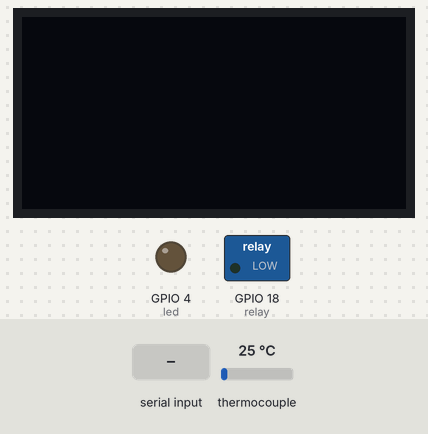
Recording of a program running on a simulated ESP32 board running MicroPython. On the bench: 128×64 one-colour display, switched loads named in the program (green lamp = pin HIGH), output pins drawn as LEDs (lit = HIGH). The test bench sets the inputs (shaded band); at power-on: thermocouple 25 °C. The clock reads 2024-03-15 10:24:30 at power-on unless the program sets it; files the program writes start out absent; library files of the repository ran but are not shown: ssd1306.py; pins used as bus, display or sensor lines are not drawn; what the program prints to the serial console is not drawn.

Above: at 1.2 s.
1.3 s: "1" typed at the serial console, then Enter
At 1.7 s:
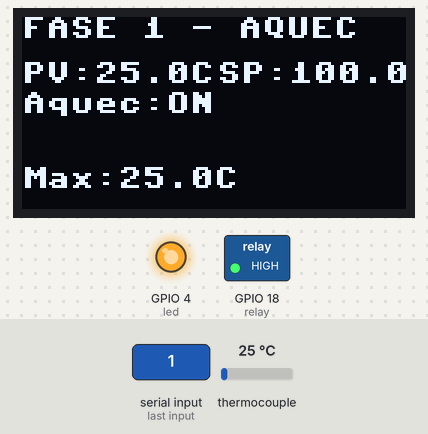
4.3 s: thermocouple set to 150 °C
At 6.9 s:
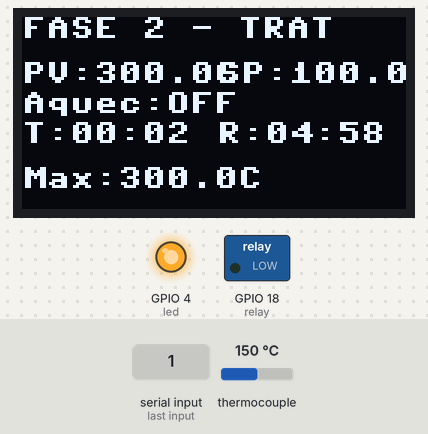
7.3 s: thermocouple set to 51 °C
At 8.1 s:
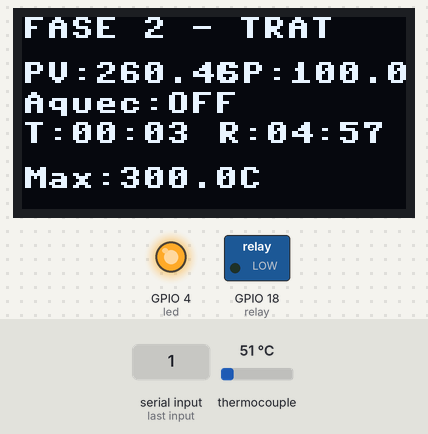
9.7 s: thermocouple set to 46 °C
At 11.3 s:
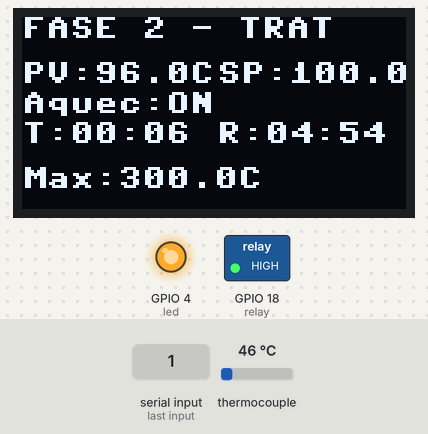
12.7 s: thermocouple set to 49 °C
At 13.4 s:
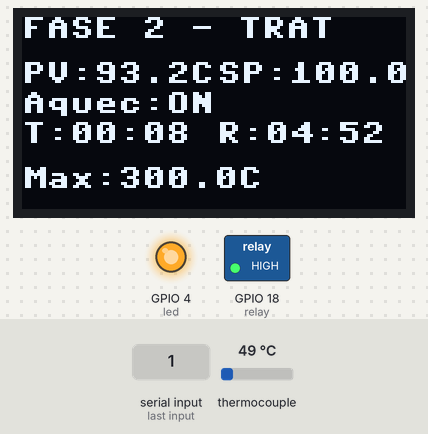
15.0 s: thermocouple set to 54 °C
At 17.7 s:
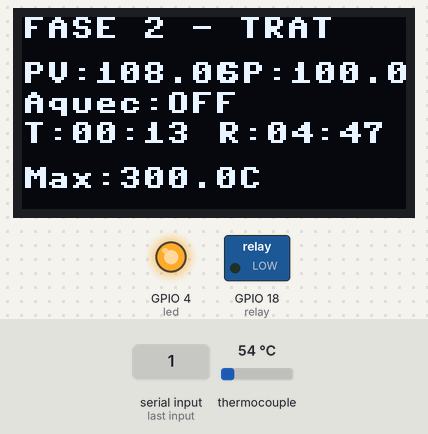
Timing chart, 0 to 18.1 s (numbered marks = the images above; inputs shaded):
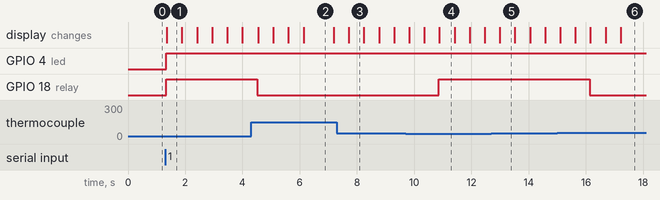

The program:

main.py
```python
# Controlador de Forno Simplificado
# ESP32 + MAX6675 + Display + Relé (SEM potenciômetros)

import time
from machine import Pin, I2C
import sys

# Importar configurações simplificadas
from config import *

# Tentar importar bibliotecas
try:
    from libs.ssd1306 import SSD1306_I2C
    DISPLAY_AVAILABLE = True
except ImportError:
    DISPLAY_AVAILABLE = False
    print("Aviso: Display não disponível")

class SimpleFurnaceController:
    def __init__(self, target_temp=DEFAULT_TARGET_TEMP, duration=DEFAULT_DURATION):
        # Parâmetros configuráveis
        self.target_temp = target_temp
        self.duration = duration

        # Inicializar hardware
        self.setup_hardware()

        # Estado do sistema
        self.current_temp = TEMP_AMBIENTE
        self.heating_active = False
        self.cycle_active = False
        self.temp_history = []
        self.max_temp_reached = 0.0

        print("=== CONTROLADOR DE FORNO SIMPLIFICADO ===")
        print(f"Temperatura alvo: {self.target_temp}°C")
        print(f"Duração: {self.duration}s ({self.duration//60}min)")

    def setup_hardware(self):
        """Configurar hardware básico"""
        # MAX6675
        self.cs = Pin(MAX6675_CS_PIN, Pin.OUT)
        self.so = Pin(MAX6675_SO_PIN, Pin.IN)
        self.sck = Pin(MAX6675_SCK_PIN, Pin.OUT)

        # Estado inicial MAX6675
        self.cs.on()
        self.sck.off()

        # Controle do relé (forno)
        self.relay = Pin(RESISTENCIA_PIN, Pin.OUT)
        self.relay.off()  # Iniciar desligado

        # LED indicador
        self.led = Pin(LED_CICLO_PIN, Pin.OUT)
        self.led.off()

        # Display OLED
        if DISPLAY_AVAILABLE:
            try:
                i2c = I2C(0, scl=Pin(OLED_SCL_PIN), sda=Pin(OLED_SDA_PIN))
                self.display = SSD1306_I2C(OLED_WIDTH, OLED_HEIGHT, i2c)
                self.display_ok = True
                print("✓ Display OLED inicializado")
            except Exception as e:
                self.display_ok = False
                print(f"✗ Erro no display: {e}")
        else:
            self.display_ok = False

        print("✓ Hardware configurado")

    def read_temperature(self):
        """Ler temperatura do MAX6675"""
        try:
            # Protocolo SPI manual para MAX6675
            self.cs.off()
            time.sleep_us(1)

            # Ler 16 bits
            raw_data = 0
            for i in range(16):
                self.sck.off()
                time.sleep_us(1)
                bit = self.so.value()
                self.sck.on()
                time.sleep_us(1)
                raw_data = (raw_data << 1) | bit

            self.cs.on()

            # Verificar erro
            if raw_data & 0x4:
                return None

            # Converter para temperatura
            temp = (raw_data >> 3) * 0.25

            # Filtro de média móvel
            self.temp_history.append(temp)
            if len(self.temp_history) > TEMP_FILTER_SIZE:
                self.temp_history.pop(0)

            filtered_temp = sum(self.temp_history) / len(self.temp_history)
            self.current_temp = filtered_temp

            # Atualizar máxima
            if filtered_temp > self.max_temp_reached:
                self.max_temp_reached = filtered_temp

            return filtered_temp

        except Exception as e:
            print(f"Erro na leitura: {e}")
            return None

    def control_heating(self):
        """Controlar aquecimento com histerese"""
        if self.current_temp is None:
            self.relay.off()
            self.heating_active = False
            return False

        # Verificação de segurança
        if self.current_temp > MAX_TEMP_SEGURANCA:
            self.relay.off()
            self.heating_active = False
            print(f"⚠️ ALERTA: Temperatura de segurança excedida! {self.current_temp:.1f}°C")
            return False

        # Controle com histerese
        if self.current_temp < (self.target_temp - HISTERESE):
            if RELAY_ACTIVE_HIGH:
                self.relay.on()
            else:
                self.relay.off()
            self.heating_active = True
        elif self.current_temp > (self.target_temp + HISTERESE):
            if RELAY_ACTIVE_HIGH:
                self.relay.off()
            else:
                self.relay.on()
            self.heating_active = False

        return True

    def update_display(self, phase="", elapsed_time=0, remaining_time=0):
        """Atualizar display OLED"""
        if not self.display_ok:
            return

        try:
            self.display.fill(0)

            # Título
            if phase:
                self.display.text(phase, 0, 0)

            # Temperaturas
            self.display.text(f"PV:{self.current_temp:.1f}C", 0, 15)
            self.display.text(f"SP:{self.target_temp:.1f}C", 65, 15)

            # Status aquecimento
            status = "ON " if self.heating_active else "OFF"
            self.display.text(f"Aquec:{status}", 0, 25)

            # Tempos
            if elapsed_time > 0:
                min_e = int(elapsed_time // 60)
                sec_e = int(elapsed_time % 60)
                self.display.text(f"T:{min_e:02d}:{sec_e:02d}", 0, 35)

            if remaining_time > 0:
                min_r = int(remaining_time // 60)
                sec_r = int(remaining_time % 60)
                self.display.text(f"R:{min_r:02d}:{sec_r:02d}", 65, 35)

            # Temperatura máxima
            self.display.text(f"Max:{self.max_temp_reached:.1f}C", 0, 50)

            self.display.show()

        except Exception as e:
            print(f"Erro no display: {e}")

    def log_data(self, phase, elapsed_time):
        """Registrar dados em arquivo"""
        try:
            timestamp = time.localtime()
            with open(LOG_FILENAME, "a") as f:
                f.write(f"{timestamp[0]:04d}-{timestamp[1]:02d}-{timestamp[2]:02d} ")
                f.write(f"{timestamp[3]:02d}:{timestamp[4]:02d}:{timestamp[5]:02d},")
                f.write(f"{phase},{self.current_temp:.2f},{self.target_temp:.1f},")
                f.write(f"{self.heating_active},{elapsed_time:.0f}\n")
        except Exception as e:
            print(f"Erro no log: {e}")

    def run_cycle(self):
        """Executar ciclo completo de tratamento"""
        print("\n=== INICIANDO CICLO DE TRATAMENTO ===")
        print(f"Temperatura alvo: {self.target_temp}°C")
        print(f"Duração: {self.duration}s")
        print("Pressione Ctrl+C para parar\n")

        # Inicializar ciclo
        self.cycle_active = True
        self.led.on()
        self.max_temp_reached = 0.0

        try:
            # FASE 1: Aquecimento
            print("--- FASE 1: AQUECIMENTO ---")
            phase1_start = time.time()
            last_log = 0

            while True:
                current_time = time.time()
                elapsed = current_time - phase1_start

                # Ler temperatura
                temp = self.read_temperature()
                if temp is None:
                    print("Erro na leitura do sensor!")
                    break

                # Controlar aquecimento
                control_ok = self.control_heating()
                if not control_ok:
                    break

                # Mostrar status
                if PRINT_TEMPERATURE:
                    status = "AQUECENDO" if self.heating_active else "MANTENDO"
                    print(f"T:{temp:.1f}°C | Alvo:{self.target_temp:.1f}°C | {status} | {elapsed:.0f}s")

                # Atualizar display
                self.update_display("FASE 1 - AQUEC", elapsed)

                # Log periódico
                if elapsed - last_log >= LOG_INTERVAL:
                    self.log_data("FASE1", elapsed)
                    last_log = elapsed

                # Verificar se atingiu temperatura
                if abs(temp - self.target_temp) <= TEMP_TOLERANCE:
                    print(f"✓ Temperatura atingida: {temp:.1f}°C")
                    break

                # Verificar timeout
                if elapsed > FASE1_TIMEOUT:
                    print("⚠️ Timeout na Fase 1 - não conseguiu atingir temperatura")
                    break

                time.sleep(TEMP_READ_INTERVAL)

            # FASE 2: Tratamento
            print("\n--- FASE 2: TRATAMENTO ---")
            phase2_start = time.time()
            last_log = 0

            while True:
                current_time = time.time()
                elapsed = current_time - phase2_start
                remaining = self.duration - elapsed

                if elapsed >= self.duration:
                    print("✓ Tratamento concluído!")
                    break

                # Ler temperatura
                temp = self.read_temperature()
                if temp is None:
                    print("Erro na leitura do sensor!")
                    break

                # Controlar aquecimento
                control_ok = self.control_heating()
                if not control_ok:
                    break

                # Mostrar status
                if PRINT_TEMPERATURE:
                    status = "AQUECENDO" if self.heating_active else "MANTENDO"
                    print(f"T:{temp:.1f}°C | Alvo:{self.target_temp:.1f}°C | {status} | Restam:{remaining:.0f}s")

                # Atualizar display
                self.update_display("FASE 2 - TRAT", elapsed, remaining)

                # Log periódico
                if elapsed - last_log >= LOG_INTERVAL:
                    self.log_data("FASE2", elapsed)
                    last_log = elapsed

                time.sleep(TEMP_READ_INTERVAL)

        except KeyboardInterrupt:
            print("\n🛑 Ciclo interrompido pelo usuário")
        except Exception as e:
            print(f"\n❌ Erro durante o ciclo: {e}")
        finally:
            # Finalizar ciclo
            self.stop_cycle()

    def stop_cycle(self):
        """Parar ciclo e desligar tudo"""
        print("\n=== FINALIZANDO CICLO ===")

        # Desligar tudo
        self.relay.off()
        self.led.off()
        self.heating_active = False
        self.cycle_active = False

        # Relatório final
        print(f"Temperatura máxima atingida: {self.max_temp_reached:.1f}°C")
        print(f"Temperatura final: {self.current_temp:.1f}°C")

        # Atualizar display
        if self.display_ok:
            try:
                self.display.fill(0)
                self.display.text("CICLO FINALIZADO", 5, 0)
                self.display.text(f"Max:{self.max_temp_reached:.1f}C", 0, 20)
                self.display.text(f"Final:{self.current_temp:.1f}C", 0, 35)
                self.display.show()
            except:
                pass

        print("✓ Ciclo finalizado com segurança")

# Funções auxiliares para configuração
def set_temperature(temp):
    """Definir nova temperatura alvo"""
    if TEMP_MIN <= temp <= TEMP_MAX:
        return temp
    else:
        print(f"❌ Temperatura deve estar entre {TEMP_MIN}°C e {TEMP_MAX}°C")
        return DEFAULT_TARGET_TEMP

def set_duration(duration):
    """Definir nova duração"""
    if DURACAO_MIN <= duration <= DURACAO_MAX:
        return duration
    else:
        print(f"❌ Duração deve estar entre {DURACAO_MIN}s e {DURACAO_MAX}s")
        return DEFAULT_DURATION

# Menu interativo
def interactive_menu():
    """Menu interativo para configurar e executar"""
    print("\n=== MENU DO CONTROLADOR DE FORNO ===")
    print("1. Executar com valores padrão")
    print("2. Configurar temperatura e duração")
    print("3. Teste rápido (leitura de temperatura)")
    print("4. Sair")

    choice = input("Escolha uma opção (1-4): ").strip()

    if choice == "1":
        # Executar com padrões
        furnace = SimpleFurnaceController()
        furnace.run_cycle()

    elif choice == "2":
        # Configurar manualmente
        try:
            temp = float(input(f"Temperatura desejada ({TEMP_MIN}-{TEMP_MAX}°C): "))
            temp = set_temperature(temp)

            duration = int(input(f"Duração em segundos ({DURACAO_MIN}-{DURACAO_MAX}s): "))
            duration = set_duration(duration)

            furnace = SimpleFurnaceController(temp, duration)
            furnace.run_cycle()

        except ValueError:
            print("❌ Valores inválidos!")

    elif choice == "3":
        # Teste de temperatura
        print("\n=== TESTE DE TEMPERATURA ===")
        furnace = SimpleFurnaceController()

        for i in range(10):
            temp = furnace.read_temperature()
            if temp:
                print(f"Leitura {i+1}: {temp:.2f}°C")
            else:
                print(f"Leitura {i+1}: ERRO")
            time.sleep(1)

        furnace.stop_cycle()

    elif choice == "4":
        print("Saindo...")
        return False
    else:
        print("❌ Opção inválida!")

    return True

# Programa principal
if __name__ == "__main__":
    try:
        while interactive_menu():
            pass
    except KeyboardInterrupt:
        print("\nPrograma interrompido")
    except Exception as e:
        print(f"Erro: {e}")
```

config.py
```python
# Configuração Simplificada - Sem Potenciômetros
# ESP32 + MAX6675 + Display + Relé + LED

# === CONFIGURAÇÕES DE HARDWARE ===

# MAX6675 (Termopar)
MAX6675_CS_PIN = 23    # Chip Select
MAX6675_SO_PIN = 19    # Serial Output (MISO)
MAX6675_SCK_PIN = 5    # Serial Clock

# Display OLED SSD1306
OLED_SDA_PIN = 21      # I2C Data
OLED_SCL_PIN = 22      # I2C Clock
OLED_WIDTH = 128       # Largura do display
OLED_HEIGHT = 64       # Altura do display

# Saídas Digitais
RESISTENCIA_PIN = 18   # Controle do relé (forno)
LED_CICLO_PIN = 4      # LED indicador de ciclo

# === CONFIGURAÇÕES DE CONTROLE ===

# Temperaturas padrão (configuráveis via código)
TEMP_MIN = 20.0        # Temperatura mínima (°C)
TEMP_MAX = 300.0       # Temperatura máxima (°C)
TEMP_AMBIENTE = 25.0   # Temperatura ambiente padrão (°C)

# Durações padrão (configuráveis via código)
DURACAO_MIN = 30       # Duração mínima (segundos)
DURACAO_MAX = 3600     # Duração máxima (segundos)

# Controle de Histerese
HISTERESE = 2.0        # Margem de controle (°C)
TEMP_FILTER_SIZE = 5   # Tamanho do filtro de média móvel

# Fases de Tratamento
FASE1_TIMEOUT = 600    # Timeout para atingir temperatura (segundos)
TEMP_TOLERANCE = 1.0   # Tolerância para considerar temperatura atingida (°C)

# === CONFIGURAÇÕES FIXAS PARA OPERAÇÃO MANUAL ===

# Valores padrão que serão alterados via código
DEFAULT_TARGET_TEMP = 100.0    # Temperatura padrão
DEFAULT_DURATION = 300         # Duração padrão (5 minutos)

# === CONFIGURAÇÕES DE INTERFACE ===

# Apenas modo teclado (sem botões físicos)
DEFAULT_CONTROL_MODE = "keyboard"

# Intervalos de atualização
DISPLAY_UPDATE_INTERVAL = 1.0      # Atualização do display (segundos)
TEMP_READ_INTERVAL = 0.5           # Leitura de temperatura (segundos)
LOG_INTERVAL = 10.0                # Intervalo de log (segundos)

# === CONFIGURAÇÕES DE SEGURANÇA ===

# Limites de segurança
MAX_TEMP_SEGURANCA = 350.0     # Temperatura máxima absoluta (°C)
TIMEOUT_SENSOR = 5.0           # Timeout para leitura do sensor (segundos)
MAX_CICLOS_ERRO = 3            # Máximo de erros consecutivos

# === CONFIGURAÇÕES DE DEBUG ===

DEBUG_MODE = True              # Ativar mensagens de debug
VERBOSE_LOGGING = True         # Log detalhado
PRINT_TEMPERATURE = True       # Imprimir temperatura no console

# === CONFIGURAÇÕES DE ARQUIVOS ===

LOG_FILENAME = "tratamentos_log.txt"

# === CONFIGURAÇÕES ESPECÍFICAS PARA MÓDULO RELÉ ===

# O módulo relé normalmente funciona com:
# - Sinal HIGH (3.3V) = Relé LIGADO = Resistência LIGADA
# - Sinal LOW (0V) = Relé DESLIGADO = Resistência DESLIGADA
RELAY_ACTIVE_HIGH = True       # True se relé ativa com sinal alto

# Configurações do segundo canal do relé (opcional)
RELAY2_PIN = 19                # Segundo canal (se necessário)
RELAY2_ENABLED = False         # Ativar segundo canal
```

Measured:
- the behaviour switches between 49 and 48 °C on thermocouple (found by bisection; images 3 and 4)
- the behaviour switches between 51 and 52 °C on thermocouple (found by bisection; images 5 and 6)
- after the input at 1.3 s, GPIO 4 (led), GPIO 18 (relay): LOW → HIGH at once; the display: first differs from a run without the input after 0.06 s (image 1)
- after the input at 4.3 s, GPIO 18 (relay): HIGH → LOW after 0.22 s; the display: first changes after 0.25 s (image 2 shows a later state)
- after the input at 9.7 s, GPIO 18 (relay): LOW → HIGH after 1.2 s
- after the input at 15.0 s, GPIO 18 (relay): HIGH → LOW after 1.1 s
- what the display in image 1 shows lasts 0.5 s, from 1.4 s to 1.9 s
